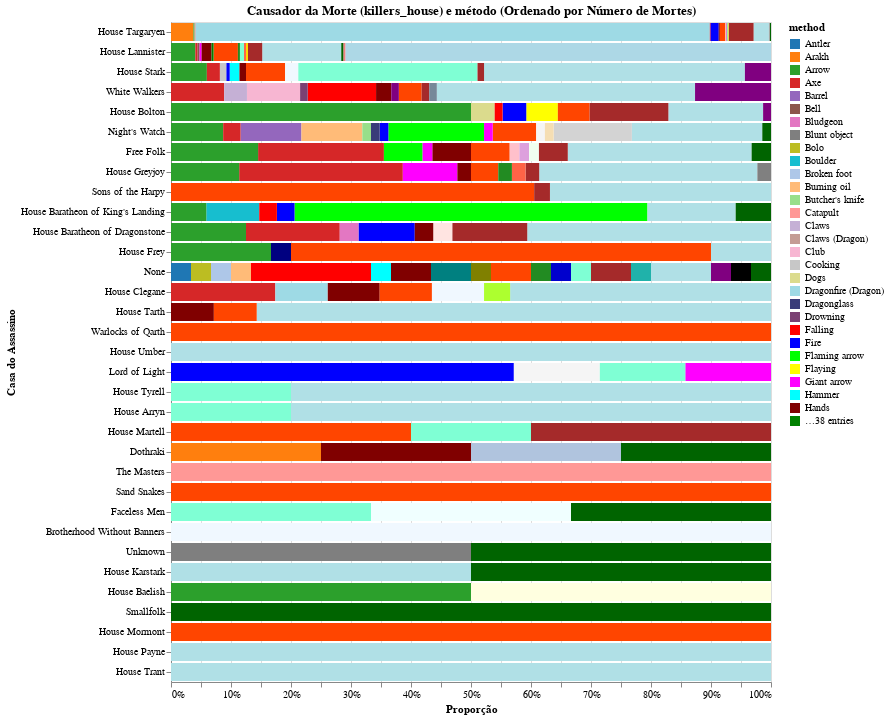

The notebook cell this image was saved under:
### Code cell
import altair as alt

def plotKillerMethod(df, killer_type):
    # Calcular o número de mortes por casa e método
    death_counts = df.groupby([killer_type, 'method']).size().reset_index(name='count')

    # Ordenar os dados pelo número de mortes
    death_counts_sorted = death_counts.sort_values(by='count', ascending=False)

    chart = alt.Chart(death_counts_sorted).mark_bar().encode(
        x=alt.X('count:Q', stack='normalize', axis=alt.Axis(title='Proporção')),
        y=alt.Y(f'{killer_type}:N', sort='-x', axis=alt.Axis(title='Casa do Assassino')),
        # color=alt.Color('method:N', scale=alt.Scale(scheme=color_scheme)),
        color=alt.Color('method:N', scale=alt.Scale(range=custom_palette)),
        tooltip=['method', 'count']
    ).properties(
        width=600,
        title=f'Causador da Morte ({killer_type}) e método (Ordenado por Número de Mortes)'
    )

    # Exibir o gráfico
    return chart

plotKillerMethod(deaths_df, 'killers_house')

### Figure 1 — Vega-Lite specification as saved in the notebook (floating-point values rounded to 4 significant figures; data arrays with more than 128 entries replaced by an {"elided": "..."} marker saying what was removed)
{"config": {"view": {"continuousWidth": 400, "continuousHeight": 300}}, "data": {"name": "data-51bac64d8216f71f41a79694a264813b"}, "mark": "bar", "encoding": {"color": {"field": "method", "scale": {"range": {"elided": "144 str values"}}, "type": "nominal"}, "tooltip": [{"field": "method", "type": "nominal"}, {"field": "count", "type": "quantitative"}], "x": {"axis": {"title": "Proporção"}, "field": "count", "stack": "normalize", "type": "quantitative"}, "y": {"axis": {"title": "Casa do Assassino"}, "field": "killers_house", "sort": "-x", "type": "nominal"}}, "title": "Causador da Morte (killers_house) e método (Ordenado por Número de Mortes)", "width": 600, "$schema": "https://vega.github.io/schema/vega-lite/v4.17.0.json", "datasets": {"data-51bac64d8216f71f41a79694a264813b": {"elided": "186 records"}}}
